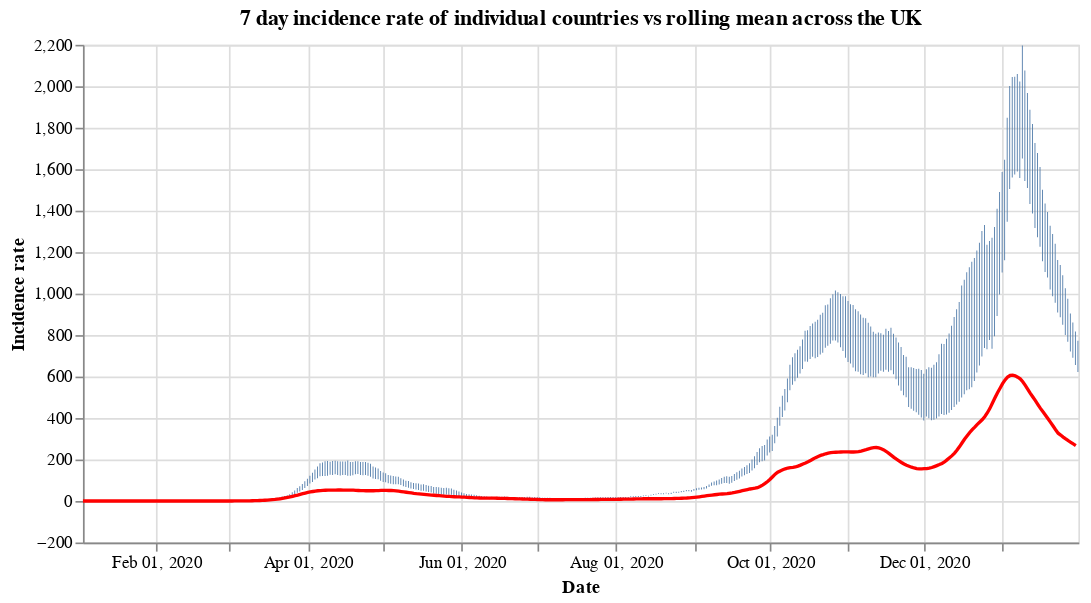

Notebook source saved alongside this figure:
### Code cell
#collapse
countries = uk_cases['areaName'].unique()
countries.sort()

selection = alt.selection_single(
    name='Select',
    fields=['areaName'],
    init={'areaName': 'Wales'},
    bind={'areaName': alt.binding_select(options=countries)}
)

# scatter plot, modify opacity based on selection
bars = alt.Chart(uk_cases).mark_bar().add_selection(
    selection
).encode(
    x=alt.X("yearmonthdate(date):T", axis=alt.Axis(title='Date')),
    y=alt.Y("weeklyCasesRate:Q", axis=alt.Axis(title='Incidence rate')),
    tooltip='weeklyCasesRate:Q',
    opacity=alt.condition(selection, alt.value(1), alt.value(0))
).properties(title=f'7 day incidence rate of individual countries vs rolling mean across the UK', width=600)

line = alt.Chart(overview_cases).mark_line(
    color='red',
    size=2,
).transform_window(
    rolling_mean='mean(weeklyCasesRate)',
    frame=[0, 7]
).encode(
    x='yearmonthdate(date):T',
    y='rolling_mean:Q'
)

alt.layer(bars, line)

### Figure 1 — Vega-Lite specification as saved in the notebook (floating-point values rounded to 4 significant figures; data arrays with more than 128 entries replaced by an {"elided": "..."} marker saying what was removed)
{"config": {"view": {"continuousWidth": 400, "continuousHeight": 300}}, "layer": [{"data": {"name": "data-b870582804918287f55517c54a1c5cd6"}, "mark": "bar", "encoding": {"opacity": {"condition": {"value": 1, "selection": "Select"}, "value": 0}, "tooltip": {"type": "quantitative", "field": "weeklyCasesRate"}, "x": {"type": "temporal", "axis": {"title": "Date"}, "field": "date", "timeUnit": "yearmonthdate"}, "y": {"type": "quantitative", "axis": {"title": "Incidence rate"}, "field": "weeklyCasesRate"}}, "selection": {"Select": {"type": "single", "fields": ["areaName"], "init": {"areaName": "Wales"}, "bind": {"areaName": {"input": "select", "options": ["England", "Northern Ireland", "Scotland", "Wales"]}}}}, "title": "7 day incidence rate of individual countries vs rolling mean across the UK", "width": 600}, {"data": {"name": "data-a0bc27a4c286573f107bff17d0654959"}, "mark": {"type": "line", "color": "red", "size": 2}, "encoding": {"x": {"type": "temporal", "field": "date", "timeUnit": "yearmonthdate"}, "y": {"type": "quantitative", "field": "rolling_mean"}}, "transform": [{"window": [{"op": "mean", "field": "weeklyCasesRate", "as": "rolling_mean"}], "frame": [0, 7]}]}], "$schema": "https://vega.github.io/schema/vega-lite/v4.8.1.json", "datasets": {"data-b870582804918287f55517c54a1c5cd6": {"elided": "1576 records"}, "data-a0bc27a4c286573f107bff17d0654959": {"elided": "394 records"}}}
